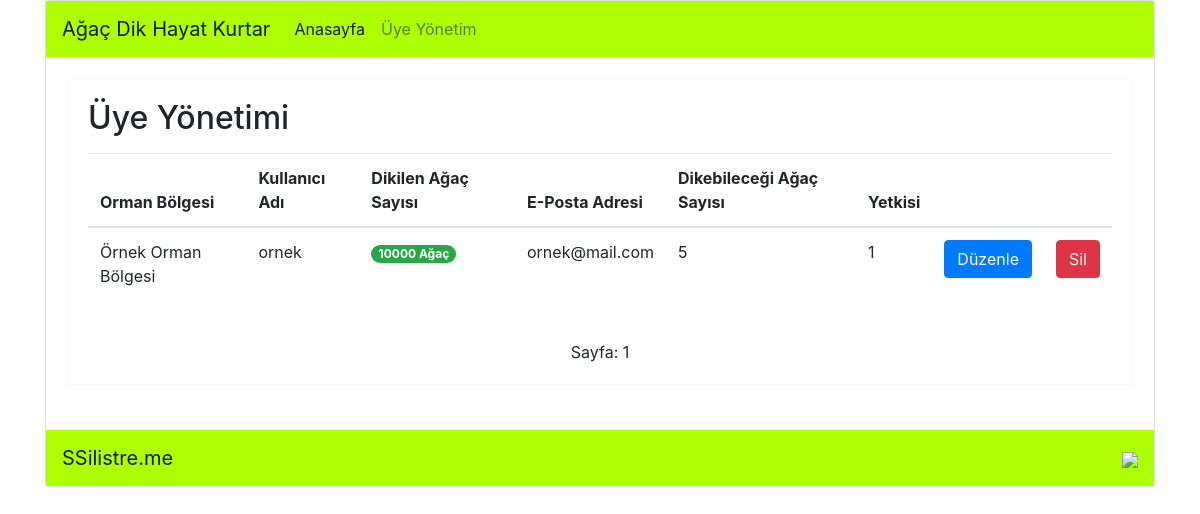
Page /admin/uyeler.php (signed in) on the committed database.
### tables this page shows
CREATE TABLE `forests` (
  `id` int(11) NOT NULL,
  `name` varchar(32) NOT NULL,
  `email` varchar(255) NOT NULL,
  `visits` int(11) NOT NULL,
  `username` varchar(255) NOT NULL COMMENT 'Kullaniciadi',
  `Password` varchar(255) NOT NULL COMMENT 'Şifre',
  `Yetki` int(11) NOT NULL DEFAULT 0 COMMENT 'Yetki Türü',
  `zaman` date NOT NULL DEFAULT current_timestamp(),
  `agacsayisi` int(255) NOT NULL DEFAULT 1,
  `ustbilgi` varchar(999) DEFAULT 'Bu alanı üye girişi yapıp düzeltebilirsiniz.',
  `altbilgi` varchar(999) DEFAULT 'Bu alanı üye girişi yapıp düzeltebilirsiniz.'
);

### admin/uyeler.php (the view, shortened to what this page needs)
<?php include('../config.php'); ?>
<?php require_once('./icindekiler/head_section.php') ?>
</head>
<body>
<div class="container">
<?php include('./icindekiler/navbar.php') ?>
<div class="row">
    <div class="col-12">
            <div class="card border-light">
                  <div class="card-body">
            <div class="card border-light">
                  <div class="card-body">
                <h2>Üye Yönetimi</h2>
                <p class="em_text">
<?php
$broinastranica = 15;
$pageNum = 1;
$redove = ($pageNum - 1) * $broinastranica;
$query = " SELECT * FROM `forests` ORDER BY `visits` DESC LIMIT $redove, $broinastranica";
$result = mysql_query($query) or die('Error, query failed');
echo '
<table class="table table-hover">
  <thead>
<tr>
<tr>
<th scope="col" abbr="Ad">Orman Bölgesi</th>
<th scope="col" abbr="Adres">Kullanıcı Adı</th>
<th scope="col" abbr="Agac">Dikilen Ağaç Sayısı</th>
<th scope="col" abbr="Agac">E-Posta Adresi</th>
<th scope="col" abbr="Agac">Dikebileceği Ağaç Sayısı</th>
<th scope="col" abbr="Agac">Yetkisi</th>
<th scope="col" abbr="Agac"> </th>
<th scope="col" abbr="Agac"> </th>
</tr>
</thead>
';
while($row = mysql_fetch_array($result))
{
echo '
<tbody>
<tr>
<td class="tabloZRFark">'.$row['name'].'</td>
<td class="tabloZRFark">'.$row['username'].'</td>
<td class="tabloZRFark"><span class="badge badge-pill badge-success">'.$row['visits'].' Ağaç </span></td>
<td class="tabloZRFark">'.$row['email'].'</td>
<td class="tabloZRFark">'.$row['agacsayisi'].'</td>
<td class="tabloZRFark">'.$row['Yetki'].'</td>
<td><a href="duzenle.php?id='.$row['id'].'" class="btn btn-primary">Düzenle</a></td>
<td><a href="sil.php?id='.$row['id'].'" class="btn btn-danger">Sil</a></td>
</tr>
</tbody>
';
}
echo '</table>';
$query = "SELECT COUNT(id) AS `numrows` FROM `forests`";
$result = mysql_query($query) or die('Error, query failed');
$row = mysql_fetch_array($result, MYSQL_ASSOC);
$numrows = $row['numrows'];
$maxPage = ceil($numrows/$broinastranica);
$nomeranastranici = '';
for($page = 1; $page <= $maxPage; $page++)
{
if ($page == $pageNum)
{
$nomeranastranici .= " $page ";
}
else
{
$nomeranastranici .= ' <a href="'.$url.'uyeler.php?page='.$page.'">'.$page.'</a> ';
}
}
if ($pageNum > 1)
{
$page = $pageNum - 1;
$predishna = ' <a href="'.$url.'uyeler.php?page='.$page.'"> << </a> ';
$parva = ' <a href="'.$url.'uyeler.php?page=1">Ilk Sayfa</a> ';
}
else
{
$predishna = ' ';
$parva = ' ';
}
if ($pageNum < $maxPage)
{
$page = $pageNum + 1;
$sledvashta = ' <a href="'.$url.'uyeler.php?page='.$page.'"> >> </a> ';
$posledna = ' <a href="'.$url.'uyeler.php?page='.$maxPage.'">Son Sayfa</a> ';
}
else
{
$sledvashta = ' ';
$posledna = ' ';
}
echo "<br /><center>Sayfa: $parva  $predishna  $nomeranastranici  $sledvashta  $posledna</center>";
?>
</div>
                            </div>
        </div>
        <?php include('./icindekiler/footer.php') ?>
    </body>
</html>

### icindekiler/theme.css (style rules this page uses)
body { background-image: url("http://silistreturizm.com/agac/images/bg.jpg"); -webkit-background-size: cover; -moz-background-size: cover; -o-background-size: cover; background-size: cover; }

### rows in the picture
forests: name "Örnek Orman Bölgesi", username "ornek", visits "10000", email "ornek@mail.com", agacsayisi "5", Yetki "1"

### other values in the picture
$siteadi "Ağaç Dik Hayat Kurtar"
